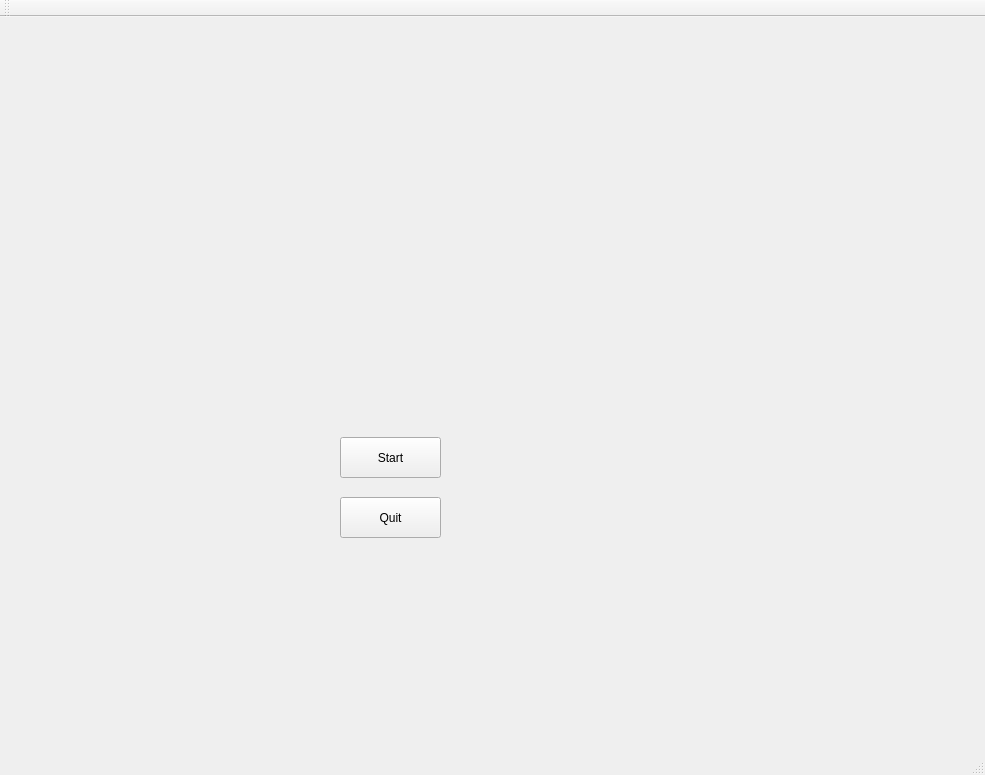
<?xml version="1.0" encoding="UTF-8"?>
<ui version="4.0">
 <class>MainWindow</class>
 <widget class="QMainWindow" name="MainWindow">
  <property name="geometry">
   <rect>
    <x>0</x>
    <y>0</y>
    <width>985</width>
    <height>775</height>
   </rect>
  </property>
  <property name="windowTitle">
   <string>MainWindow</string>
  </property>
  <widget class="QWidget" name="centralWidget">
   <widget class="QLabel" name="label">
    <property name="geometry">
     <rect>
      <x>0</x>
      <y>-230</y>
      <width>981</width>
      <height>1021</height>
     </rect>
    </property>
    <property name="text">
     <string/>
    </property>
    <property name="pixmap">
     <pixmap resource="res.qrc">:/image/startbg.png</pixmap>
    </property>
   </widget>
   <widget class="QPushButton" name="pushButton">
    <property name="geometry">
     <rect>
      <x>340</x>
      <y>420</y>
      <width>101</width>
      <height>41</height>
     </rect>
    </property>
    <property name="text">
     <string>Start</string>
    </property>
   </widget>
   <widget class="QPushButton" name="pushButton_2">
    <property name="geometry">
     <rect>
      <x>340</x>
      <y>480</y>
      <width>101</width>
      <height>41</height>
     </rect>
    </property>
    <property name="text">
     <string>Quit</string>
    </property>
   </widget>
  </widget>
  <widget class="QMenuBar" name="menuBar">
   <property name="geometry">
    <rect>
     <x>0</x>
     <y>0</y>
     <width>985</width>
     <height>22</height>
    </rect>
   </property>
  </widget>
  <widget class="QToolBar" name="mainToolBar">
   <attribute name="toolBarArea">
    <enum>TopToolBarArea</enum>
   </attribute>
   <attribute name="toolBarBreak">
    <bool>false</bool>
   </attribute>
  </widget>
  <widget class="QStatusBar" name="statusBar"/>
 </widget>
 <layoutdefault spacing="6" margin="11"/>
 <resources>
  <include location="res.qrc"/>
 </resources>
 <connections/>
</ui>
